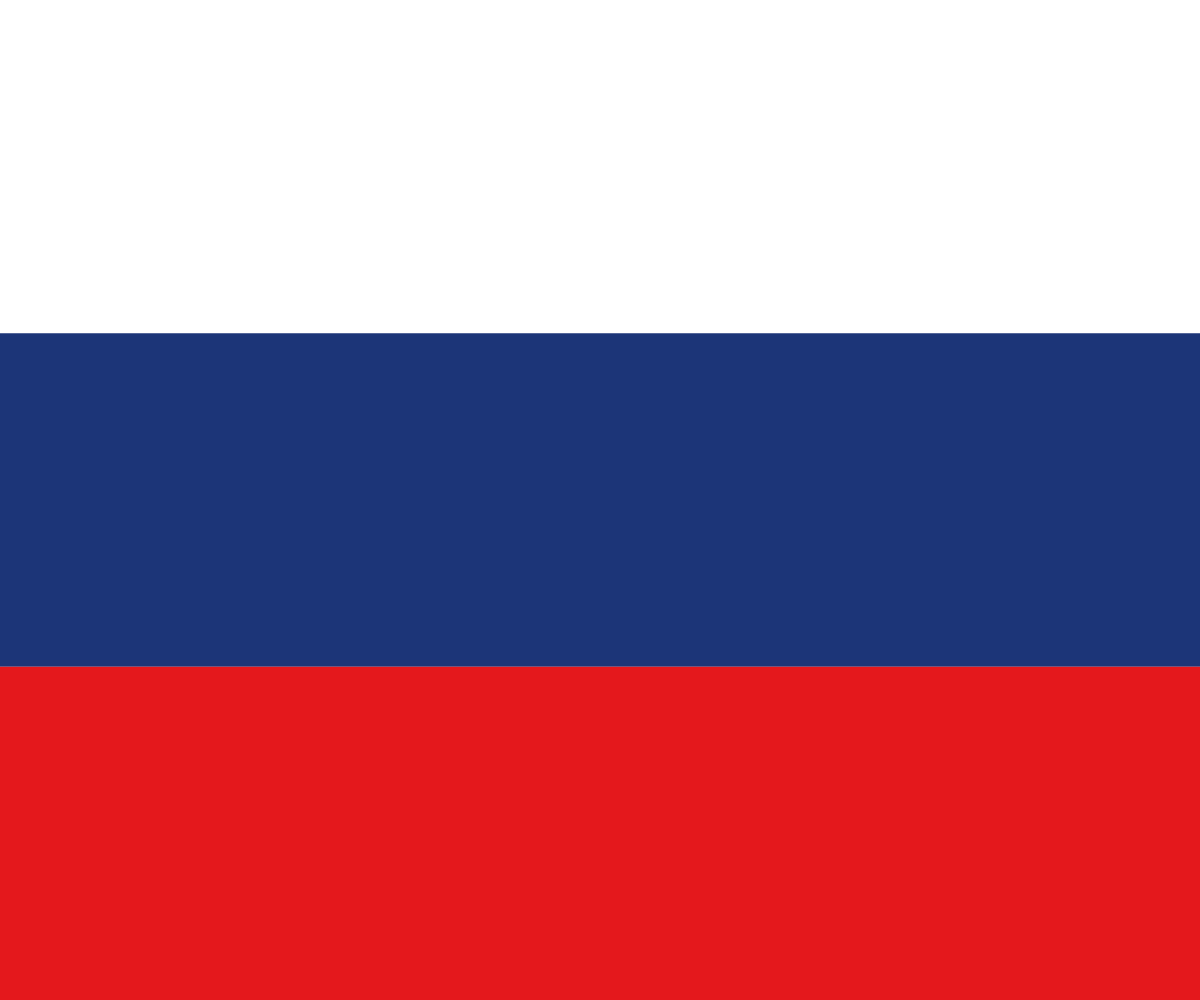
Frame 1 (no input)
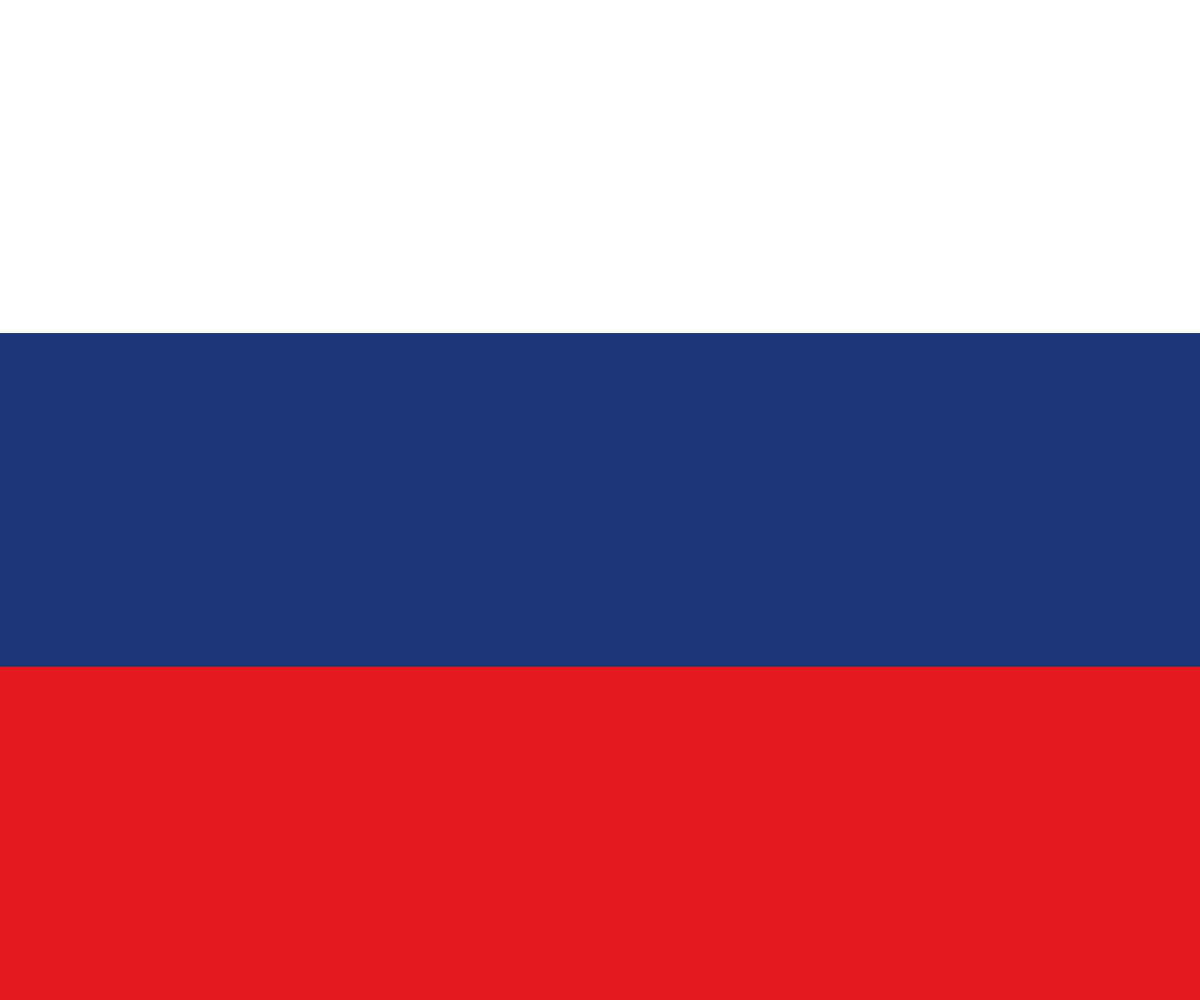
Frame 60 (no input)
Frame 120 (the mouse pressed at the canvas centre since frame 60): identical to frame 60, image omitted

The p5.js sketch that drew these frames (run headless with seeded random() and noise() and a simulated clock; from frame 60 on, the mouse is pressed at the canvas centre):

// p5.js sketch
// ── sketch.js
function setup() {
  createCanvas(windowWidth, windowHeight);
}

function draw() {
  fill(255);
  noStroke();
  rect(0,0, windowWidth, windowHeight/3);
  fill(28, 53, 120);
  rect(0, windowHeight/3, windowWidth, windowHeight/3);
  fill(228, 24, 28);
  rect(0, 2/3*windowHeight, windowWidth, windowHeight/3);
}
